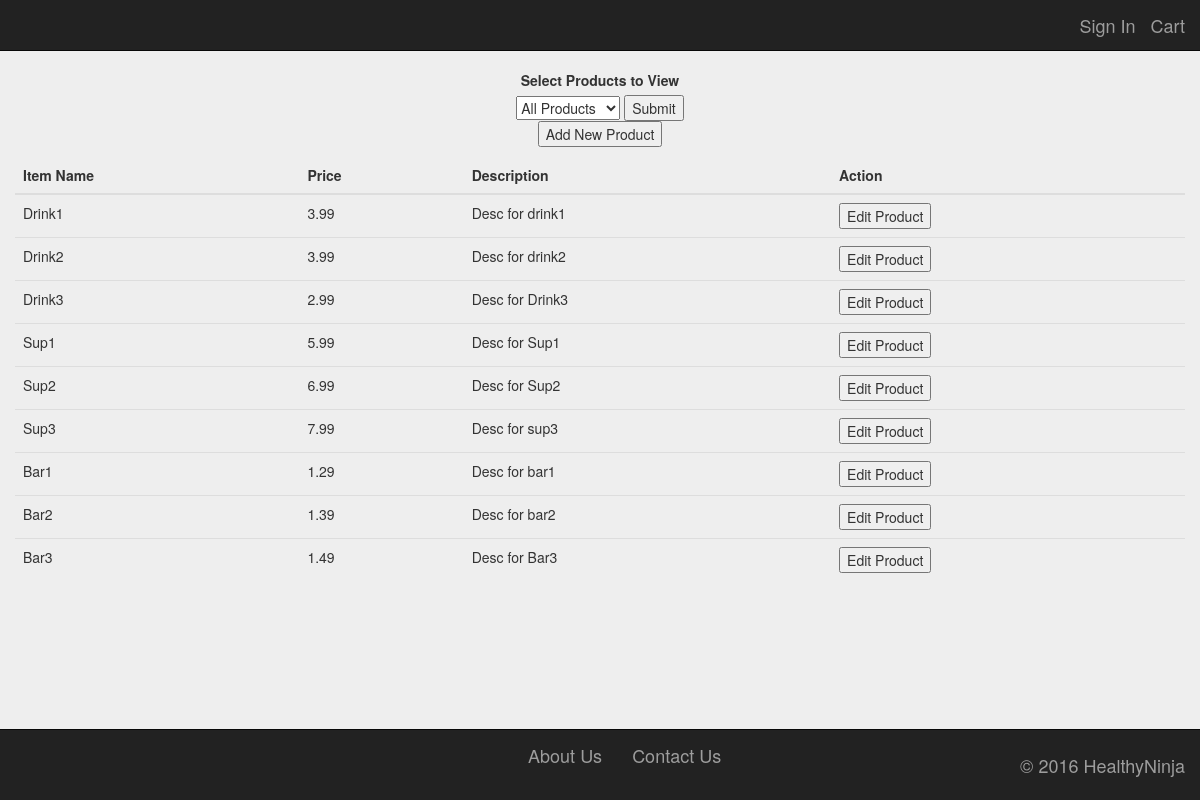
/index.php/users/load_admin_dashboard, run on the app's committed database.
### tables this page shows
CREATE TABLE `products` (
  `id` int(11) NOT NULL AUTO_INCREMENT,
  `name` varchar(45) DEFAULT NULL,
  `price` float DEFAULT NULL,
  `category` varchar(45) DEFAULT NULL,
  `description` text,
  `stock` int(11) DEFAULT NULL,
  `created_at` datetime DEFAULT NULL,
  `updated_at` datetime DEFAULT NULL,
  PRIMARY KEY (`id`)
);

### application/controllers/Users.php (called while the page is built, shortened)
<?php
class Users extends CI_Controller {
	public function load_admin_dashboard()
	{
		$this->load->model('Product');
		$data['product'] = $this->Product->get_all_product();
		$this->load->view('admin_dash', $data);
	}
}
?>

### index.php (called while the page is built, shortened)
<?php
require_once BASEPATH.'core/CodeIgniter.php';

### application/models/Product.php (called while the page is built, shortened)
<?php
Class Product extends CI_Model
{
	public function get_all_product()
	{
		$query = "SELECT * FROM products";
		return $this->db->query($query)->result_array();
	}
}

### application/views/admin_dash.php (the view, shortened to what this page needs)
<!DOCTYPE html>
<html lang="en">
	<head>
		<link rel="stylesheet" type="text/css" href="/assets/stylesheets/bootstrap.min.css">
		<link rel="stylesheet" type="text/css" href="/assets/stylesheets/signin.css">
		<link rel="stylesheet" type="text/css" href="/assets/stylesheets/index.css">
	</head>
	<body>
<?php 	if(!$this->session->userdata('id'))
		{ ?>
		<div class="container">
			<nav class="navbar navbar-inverse navbar-fixed-top">
	      		<div class="container">
		        	<div class="navbar-header">
						<a class="navbar-brand navbar-right" href="/carts/cart">Cart</a>
				        <a class="navbar-brand navbar-right" href="/users/load_login">Sign In</a>
		        	</div>
	      		</div>
	      	</nav>
      	</div>
<?php  	} ?>
     	<div id="cat_selector">
     		<label>Select Products to View</label>
     		<form name="product_viewer" action="/Products/view_selector" method="post">
     			<select name="product_selector">
     				<option value="all">All Products</option>
     			</select>
     			<input type="submit" name="submit" value="Submit">
     		</form>
     		<form name="add_new" action='/Products/load_add_product' method="post">
     			<input type='submit' name='submit' value='Add New Product'>
     		</form>
     	</div>
		<div class="container">
          	<table class="table">
		        <thead class="thead-inverse">
		          <tr>
		            <th>Item Name</th>
		            <th>Price</th>
		            <th>Description</th>
		            <th>Action</th>
		          </tr>
		        </thead>
		        <tbody>
		        	<?php foreach($product as $products)
		        	{ ?>
		          <tr>
		            <td><?php echo $products['name']; ?></td>
		            <td><?php echo $products['price']; ?></td>
		            <td><?php echo $products['description']; ?></td>
		            <td>
		            	<form action='/Products/load_update' method='post'>
		            		<input type='submit' name='submit' value='Edit Product'>
		            	</form>
		            </td>
		          </tr>
		          <?php } ?>
		        </tbody>
	      	</table>
    	</div>
    	<div class="container">
      		<nav class="navbar navbar-inverse navbar-fixed-bottom">
      			<div class="navbar-bottom">
      				<a id="about" class="navbar-brand navbar-bottom" href="#">About Us</a>
      				<a class="navbar-brand navbar-bottom" href="/users/load_contact_us">Contact Us</a>
      				<p class="navbar-brand navbar-bottom">&copy; 2016 HealthyNinja</p>
      			</div>
      			</nav>
      	</div>
	</body>
</html>

### assets/stylesheets/signin.css (style rules this page uses)
body { padding-top: 40px; padding-bottom: 40px; background-color: #eee; }

### assets/stylesheets/index.css (style rules this page uses)
.navbar-header { float: right; }
.navbar-bottom p { float: right; }
#about { padding-left: 44%; }
#cat_selector { margin-top: 30px; margin-bottom: 10px; text-align: center; }
label { display: block; }
body { padding-bottom: 60px; }
p { margin-top: 10px; }

### data on the page
products: name "Drink1", price "3.99", description "Desc for drink1"
products: name "Drink2", price "3.99", description "Desc for drink2"
products: name "Drink3", price "2.99", description "Desc for Drink3"
products: name "Sup1", price "5.99", description "Desc for Sup1"
products: name "Sup2", price "6.99", description "Desc for Sup2"
products: name "Sup3", price "7.99", description "Desc for sup3"
products: name "Bar1", price "1.29", description "Desc for bar1"
products: name "Bar2", price "1.39", description "Desc for bar2"
products: name "Bar3", price "1.49", description "Desc for Bar3"
